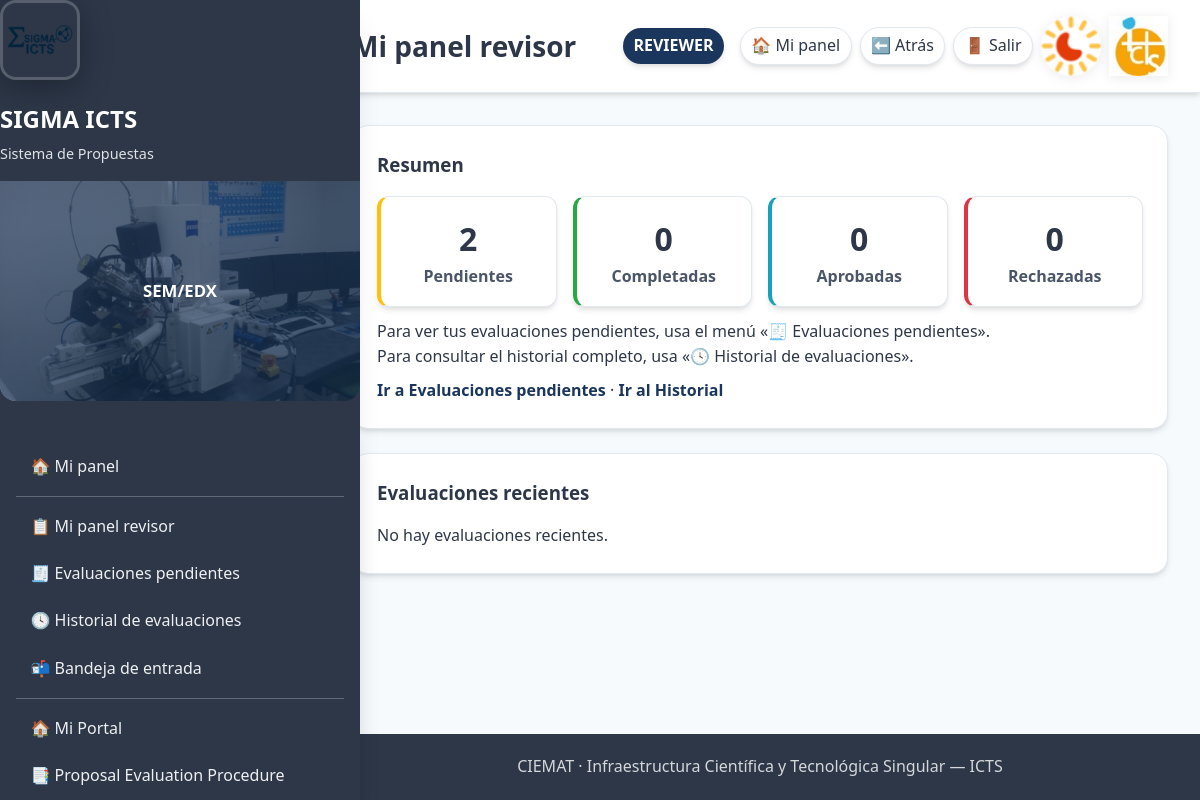
Page /icts/reviews/dashboard/ (signed in) on the earlier database version.
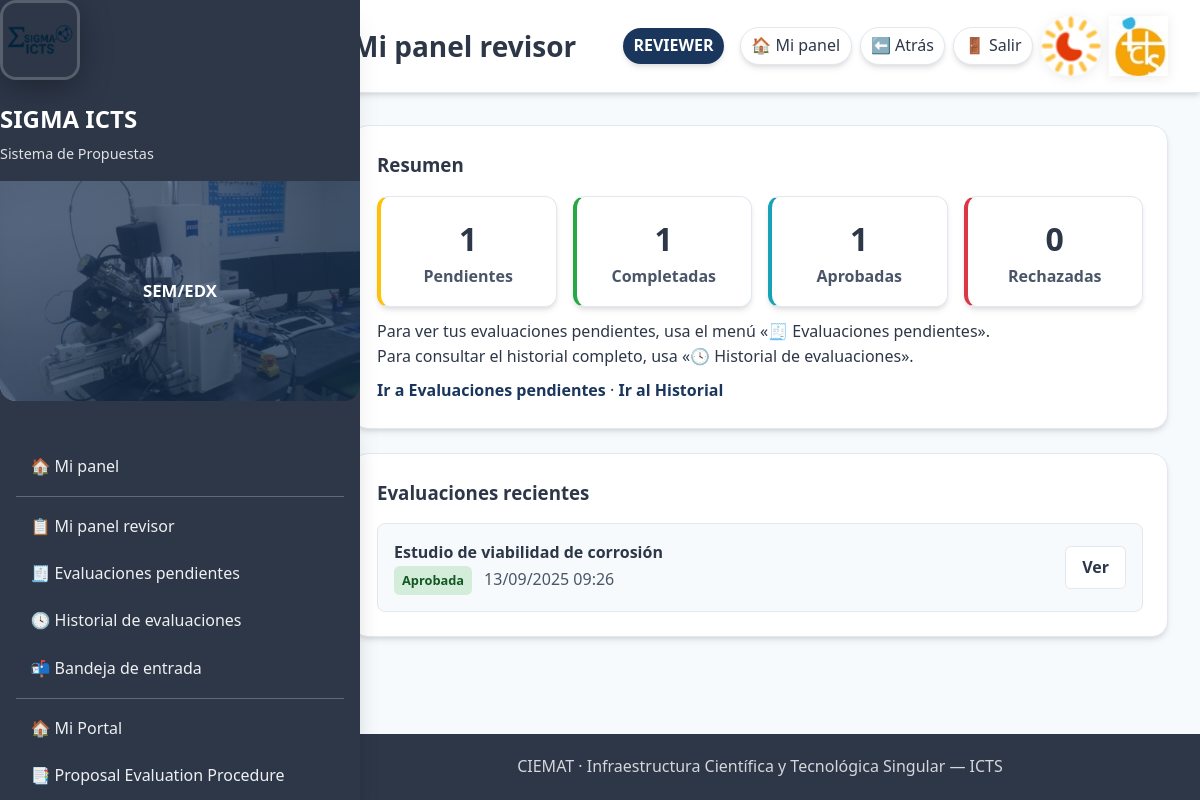
Same page on the later database version.
### icts/models.py (models this page shows, shortened)
class ProposalReview(models.Model):
    DECISION = [
        ("pending", "Pending"),
        ("approve", "Approve"),
        ("request_changes", "Request changes"),
        ("reject", "Reject"),
    ]
    proposal = models.ForeignKey(
        AccessProposal, on_delete=models.CASCADE, related_name="reviews"
    )
    reviewer = models.ForeignKey(
        settings.AUTH_USER_MODEL, on_delete=models.CASCADE, related_name="icts_reviews"
    )
    decision = models.CharField(max_length=16, choices=DECISION, default="pending")
    comments = models.TextField(blank=True)
    updated_at = models.DateTimeField(auto_now=True)
    feasibility_ok = models.BooleanField(null=True, blank=True, help_text="Is this proposal technically feasible?")
    score_scientific_quality = models.IntegerField(
        null=True, blank=True,
        choices=[(i, i) for i in range(1, 6)],
        help_text="Scientific quality score (1-5)"
    )
    score_need_infrastructure = models.IntegerField(
        null=True, blank=True,
        choices=[(i, i) for i in range(1, 6)],
        help_text="Need for advanced infrastructure score (1-5)"
    )
    score_industrial_potential = models.IntegerField(
        null=True, blank=True,
        choices=[(i, i) for i in range(1, 6)],
        help_text="Industrial potential score (1-5)"
    )
    class Meta:
        unique_together = ("proposal", "reviewer")

class AccessProposal(models.Model):
    PROJECT_TYPE_CHOICES = [
        ("international", "International"),
        ("european", "European"),
        ("national", "National"),
        ("regional", "Regional"),
    ]
    STATUS_CHOICES = [
        ("draft", "Draft"),
        ("submitted", "Submitted"),
        ("accepted", "Accepted"),
        ("rejected", "Rejected"),
    ]
    applicant = models.ForeignKey(
        settings.AUTH_USER_MODEL,
        on_delete=models.CASCADE,
        related_name="icts_proposals",
    )
    title = models.CharField(max_length=200)
    scope = models.TextField(blank=True)
    facilities = models.ManyToManyField(Facility, blank=True)
    status = models.CharField(max_length=12, choices=STATUS_CHOICES, default="draft")
    created_at = models.DateTimeField(auto_now_add=True)
    is_new_request = models.BooleanField(default=True, help_text="Is this a new request?")
    previous_access = models.ForeignKey(
        'self',
        on_delete=models.SET_NULL,
        null=True,
        blank=True,
        help_text="Previous approved request to copy data from"
    )
    access_code = models.CharField(max_length=50, blank=True, help_text="Auto-generated access code")
    applicant_is_different = models.BooleanField(default=False)
    organization = models.CharField(max_length=200, blank=True, help_text="Center/Institution")
    contact_person = models.CharField(max_length=200, blank=True)
    email = models.EmailField(blank=True)
    phone = models.CharField(max_length=50, blank=True)
    project_name = models.CharField(max_length=200, blank=True)
    project_type = models.CharField(
        max_length=100,
        blank=True,
        choices=PROJECT_TYPE_CHOICES,
        help_text="International, European, National, Regional",
    )
    funding_source = models.CharField(max_length=200, blank=True)
    start_year = models.IntegerField(null=True, blank=True)
    end_year = models.IntegerField(null=True, blank=True)
    previous_experiments = models.TextField(blank=True)
    references = models.TextField(blank=True)
    facility_sem = models.BooleanField(default=False)
    facility_sem_fib = models.BooleanField(default=False)
    facility_imp = models.BooleanField(default=False)
    facility_sims = models.BooleanField(default=False)
    facility_confocal = models.BooleanField(default=False)
    facility_vdg = models.BooleanField(default=False)
    facility_profilometer = models.BooleanField(default=False)

### icts/views.py (the view)
# urls.py: path("reviews/dashboard/", views.reviewer_dashboard_new, name="reviewer_dashboard_new"),
@login_required(login_url="/accounts/login/icts/")
@user_passes_test(is_reviewer)
@never_cache
def reviewer_dashboard_new(request):
    from datetime import datetime, timedelta
    pending_reviews = ProposalReview.objects.filter(
        reviewer=request.user,
        decision='pending'
    ).select_related('proposal')
    completed_reviews = ProposalReview.objects.filter(
        reviewer=request.user,
        decision__in=['approve', 'reject', 'request_changes']
    )
    pending_count = pending_reviews.count()
    completed_count = completed_reviews.count()
    approved_count = completed_reviews.filter(decision='approve').count()
    rejected_count = completed_reviews.filter(decision='reject').count()
    pending_with_days = []
    for review in pending_reviews:
        days_pending = (datetime.now().date() - review.proposal.created_at.date()).days
        is_urgent = days_pending > 7  # Más de 7 días es urgente
        pending_with_days.append({
            'review': review,
            'days_pending': days_pending,
            'is_urgent': is_urgent
        })
    urgent_count = sum(1 for item in pending_with_days if item['is_urgent'])
    recent_reviews = completed_reviews.order_by('-updated_at')[:5]
    context = {
        'pending_count': pending_count,
        'completed_count': completed_count,
        'approved_count': approved_count,
        'rejected_count': rejected_count,
        'urgent_count': urgent_count,
        'pending_reviews': pending_with_days,
        'recent_reviews': recent_reviews,
    }
    return render(request, "icts/reviewer_dashboard_new.html", context)

### accounts/templatetags/form_extras.py (called while the page is built)
@register.filter(name="has_group")
def has_group(user, group_name: str):
    try:
        return user.is_authenticated and user.groups.filter(name__iexact=group_name).exists()
    except Exception:
        return False

### icts/context_processors.py (called while the page is built)
def icts_ui(request):
    user = request.user
    role = ""
    if user.is_authenticated:
        if user.is_superuser:
            role = "Admin"
        elif user.groups.filter(name__iexact="managers").exists():
            role = "Manager"
        elif user.groups.filter(name__iexact="responsables").exists():
            role = "Responsable"
        elif user.groups.filter(name__iexact="revisores").exists():
            role = "Revisor"
        else:
            role = "Usuario"
    return {"icts_role_name": role}

### icts/views.py (called while the page is built)
def is_reviewer(user):
    return user.is_superuser or user.groups.filter(name__iexact="revisores").exists()

### sigmalab/context_processors.py (called while the page is built)
def lab_role(request):
    role = None
    if request.user.is_authenticated:
        if (request.user.is_superuser
            or request.user.groups.filter(name="Técnicos Σ-LAB").exists()):
            role = "TECNICO"
        else:
            role = "USUARIO"
    return {"LAB_ROLE": role}

### icts/templates/icts/reviewer_dashboard_new.html (shortened to what this page needs)
{% extends "base_icts.html" %}
{% block page_title %}Mi panel revisor{% endblock %}
{% block content %}
<div class="card" style="margin-bottom:1.5rem">
  <h3 style="margin:0 0 1rem 0">Resumen</h3>
  <div class="kpi-grid">
    <div class="kpi kpi-pending"><div class="num">{{ pending_count }}</div><div class="lbl">Pendientes</div></div>
    <div class="kpi kpi-completed"><div class="num">{{ completed_count }}</div><div class="lbl">Completadas</div></div>
    <div class="kpi kpi-approved"><div class="num">{{ approved_count }}</div><div class="lbl">Aprobadas</div></div>
    <div class="kpi kpi-rejected"><div class="num">{{ rejected_count }}</div><div class="lbl">Rechazadas</div></div>
  </div>
  <div class="muted" style="margin-top:.75rem">Para ver tus evaluaciones pendientes, usa el menú «🧾 Evaluaciones pendientes».</div>
  <div class="muted">Para consultar el historial completo, usa «🕓 Historial de evaluaciones».</div>
  <div style="margin-top:.5rem"><a class="link" href="{% url 'icts:reviewer_inbox' %}">Ir a Evaluaciones pendientes</a> · <a class="link" href="{% url 'icts:review_history' %}">Ir al Historial</a></div>
  </div>
<div class="card">
  <div style="display:flex;justify-content:space-between;align-items:center;margin-bottom:1rem">
    <h3 style="margin:0">Evaluaciones recientes</h3>
  </div>
  {% if recent_reviews %}
    <div class="recent-list">
      {% for review in recent_reviews %}
        <div class="recent-item">
          <div class="recent-info">
            <div class="recent-title">{{ review.proposal.title|default:"(Sin título)" }}</div>
            <div class="recent-meta">
              <span class="badge decision-{{ review.decision }}">
                {% if review.decision == 'approve' %}Aprobada{% elif review.decision == 'reject' %}Rechazada{% elif review.decision == 'request_changes' %}Cambios solicitados{% else %}Pendiente{% endif %}
              </span>
              <span class="date">{{ review.updated_at|date:"d/m/Y H:i" }}</span>
            </div>
          </div>
          <div class="recent-actions">
            <a href="{% url 'icts:proposal_detail' review.proposal.pk %}" class="btn btn-secondary">Ver</a>
          </div>
        </div>
      {% endfor %}
    </div>
  {% else %}
    <div class="muted">No hay evaluaciones recientes.</div>
  {% endif %}
</div>
{% endblock %}

Differences in the rows shown:
now on this page (row edited): ProposalReview: proposal "Estudio de viabilidad de corrosión", decision "Aprobada", updated_at "13/09/2025 09:26"
Other differences:
{{ pending_count }}: "2" → "1"
{{ completed_count }}: "0" → "1"
{{ approved_count }}: "0" → "1"
text no longer shown: "No hay evaluaciones recientes."
